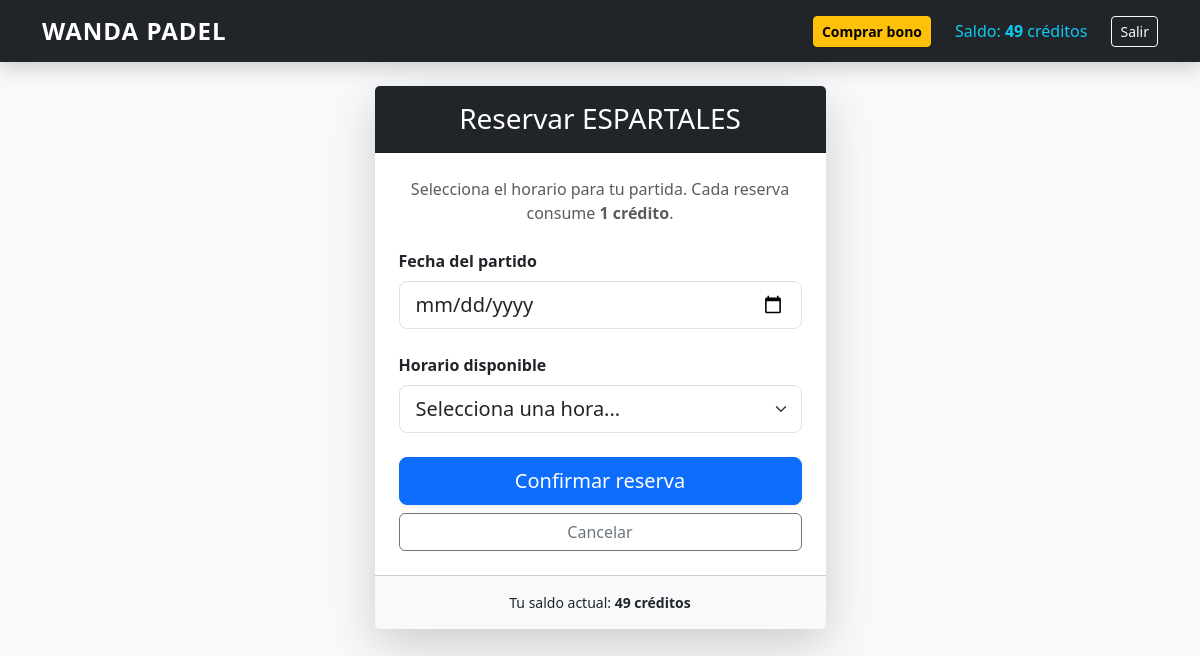
Page /reservar/1/ (signed in) on the earlier database version.
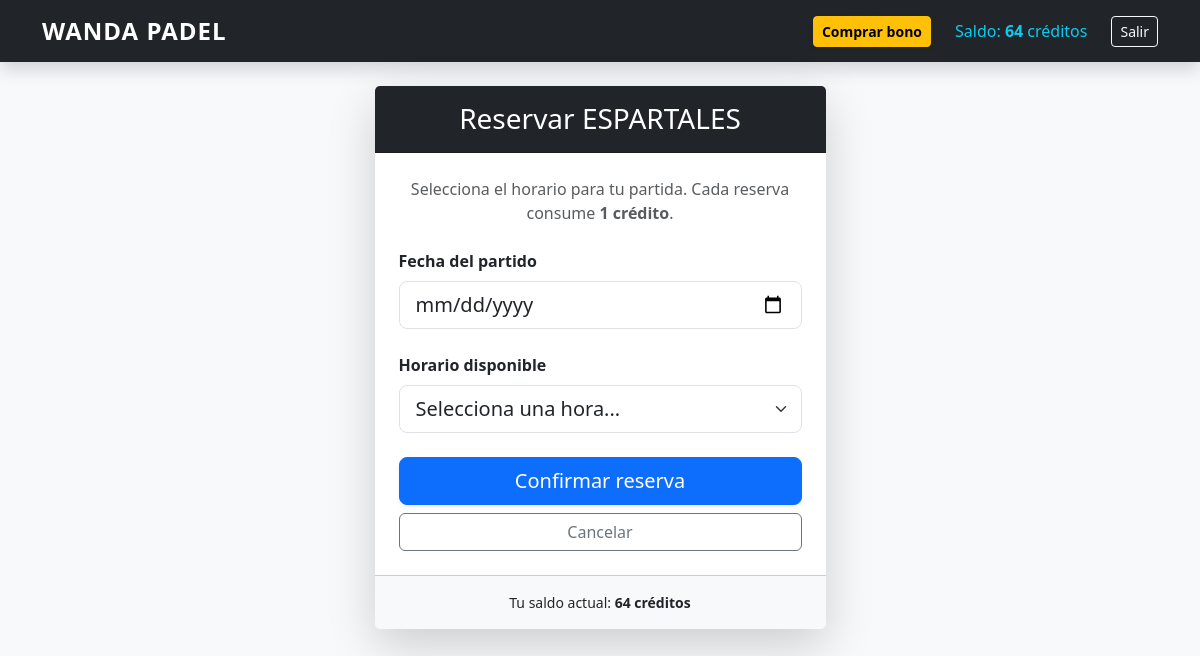
Same page on the later database version.
### reservas/models.py (models this page shows)
class Usuario(AbstractUser):
    creditos = models.PositiveIntegerField(default=0)

### reservas/views.py (the view, shortened to what this page needs)
# urls.py: path('reservar/<int:pista_id>/', views.reservar_pista, name='reservar_pista'),
@login_required
def reservar_pista(request, pista_id):
    pista = get_object_or_404(Pista, id=pista_id)
    return render(request, 'reservas/reservar_pista.html', {'pista': pista})

### reservas/templates/reservas/reservar_pista.html (shortened to what this page needs)
{% extends 'reservas/base.html' %}
{% block content %}
<div class="row justify-content-center">
    <div class="col-md-6 col-lg-5">
        <div class="card shadow-lg border-0 rounded-3">
            <div class="card-header bg-dark text-white text-center py-3">
                <h3 class="mb-0">Reservar {{ pista.nombre }}</h3>
            </div>
            <div class="card-body p-4">
                <p class="text-muted text-center mb-4">Selecciona el horario para tu partida. Cada reserva consume <strong>1 crédito</strong>.</p>
                <form method="post">
                    <div class="mb-4">
                        <label for="fecha" class="form-label fw-bold">Fecha del partido</label>
                        <input type="date" name="fecha" id="fecha" class="form-control form-control-lg" required>
                    </div>
                    <div class="mb-4">
                        <label for="bloque" class="form-label fw-bold">Horario disponible</label>
                        <select name="bloque" id="bloque" class="form-select form-select-lg" required>
                            <option value="" selected disabled>Selecciona una hora...</option>
                        </select>
                    </div>
                    <div class="d-grid gap-2">
                        <button type="submit" class="btn btn-primary btn-lg shadow-sm">Confirmar reserva</button>
                        <a href="{% url 'home' %}" class="btn btn-outline-secondary">Cancelar</a>
                    </div>
                </form>
            </div>
            <div class="card-footer text-center bg-light small py-3">
                Tu saldo actual: <strong>{{ user.creditos }} créditos</strong>
            </div>
        </div>
    </div>
</div>
{% endblock %}

### reservas/templates/reservas/base.html (shortened to what this page needs)
<!DOCTYPE html>
<html lang="es">
<head>
    <link href="https://cdn.jsdelivr.net/npm/bootstrap@5.3.0/dist/css/bootstrap.min.css" rel="stylesheet">
</head>
<body class="bg-light">
    <nav class="navbar navbar-expand-lg navbar-dark bg-dark mb-4 shadow">
        <div class="container">
            <a class="navbar-brand fw-bold" href="{% url 'home' %}">WANDA PADEL</a>
            <div class="collapse navbar-collapse" id="navbarNav">
                <div class="navbar-nav ms-auto align-items-center">
                    {% if user.is_authenticated %}
                        <a class="btn btn-warning btn-sm me-3 fw-bold shadow-sm" href="{% url 'comprar_bono' %}">
                            Comprar bono
                        </a>
                        <span class="nav-link text-info me-3">
                            Saldo: <strong>{{ user.creditos }}</strong> créditos
                        </span>
                        <form action="{% url 'logout' %}" method="post" class="d-inline">
                            <button type="submit" class="btn btn-outline-light btn-sm">Salir</button>
                        </form>
                    {% else %}
                        <a class="nav-link me-2" href="{% url 'login' %}">Entrar</a>
                        <a class="btn btn-primary btn-sm text-white px-3 shadow-sm" href="{% url 'registro' %}">Registro</a>
                    {% endif %}
                </div>
            </div>
        </div>
    </nav>
    <div class="container">
        {% block content %}
        {% endblock %}
    </div>
</body>
</html>

Differences in the rows shown:
changed Usuario: creditos "49" → "64"
